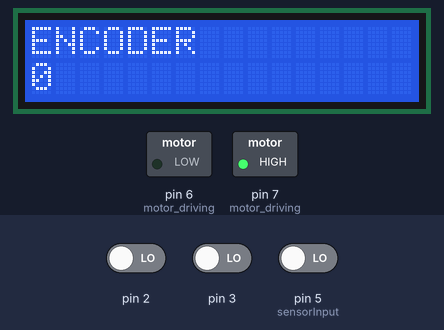
Simulated run of this sketch. Board: Arduino Uno, built with avr-gcc and run on an emulated ATmega328P. Parts: 16×2 character LCD, switched loads named in the sketch (green lamp = pin HIGH). Inputs (shaded band) come from the test bench; at power-on: pin 2 LOW, pin 3 LOW, pin 5 (sensorInput) LOW.

Above: at 1.7 s.
1.8 s: pin 2 driven HIGH
At 2.1 s:
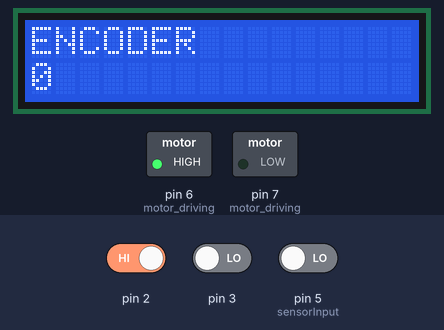
3.3 s: pin 3 driven HIGH
At 4.4 s:
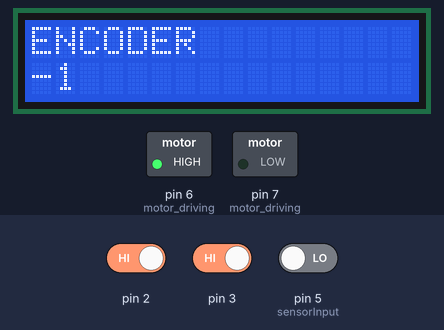
Timing chart, 0 to 6.3 s (numbered marks = the images above; inputs shaded):
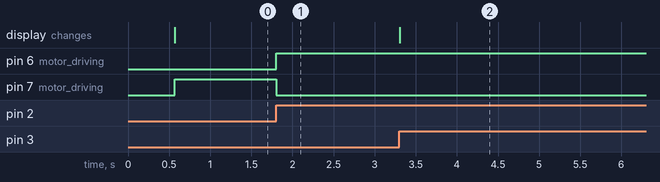

Measured:
- after the input at 1.8 s, pin 6 (motor_driving): LOW → HIGH at once; pin 7 (motor_driving): HIGH → LOW at once
- after the input at 3.3 s, the display: changes at once (image 2)

The sketch:

Encoder.ino
```cpp
#include<LiquidCrystal.h>
LiquidCrystal lcd(13,12,11,10,9,8); // lcd configure pin

int sensorInput = 5; // digital sensor input from pin 5
long i = 0;
int M1=HIGH,M2=LOW; // control motor
int value; // store digital sensor input value


void setup() {
  // put your setup code here, to run once:
  attachInterrupt(0,turn,RISING); // interrupt 0
  attachInterrupt(1,sub,RISING); // interrupt 1

  pinMode(7,OUTPUT); // motor driving
  pinMode(6,OUTPUT); // motor driving
  pinMode(sensorInput,INPUT); // pin 5 input

//lcd display
  lcd.begin(16,2);
  lcd.print("Arduino Blink");
  lcd.setCursor(0,1);
  lcd.print("ENCODER");
  delay(500);
  lcd.clear();

}

void loop() {
  // put your main code here, to run repeatedly:

  lcd.setCursor(0,0);
  lcd.print("ENCODER");
  lcd.setCursor(0,1);
  lcd.print(i);
  lcd.print("         ");

  digitalWrite(7,M1);
  digitalWrite(6,M2);
}

void turn(){ // interruot 0 occured ( pin 2)

  M1=!M1;
  M2=!M2;
}

void sub(){ //interrupt 1 occured ( pin 3 )

  value = digitalRead(sensorInput);
  if(value==1){ // button not pressed
    i++;
  }
  else // button pressed
  {
    i--;
  }
}
```
